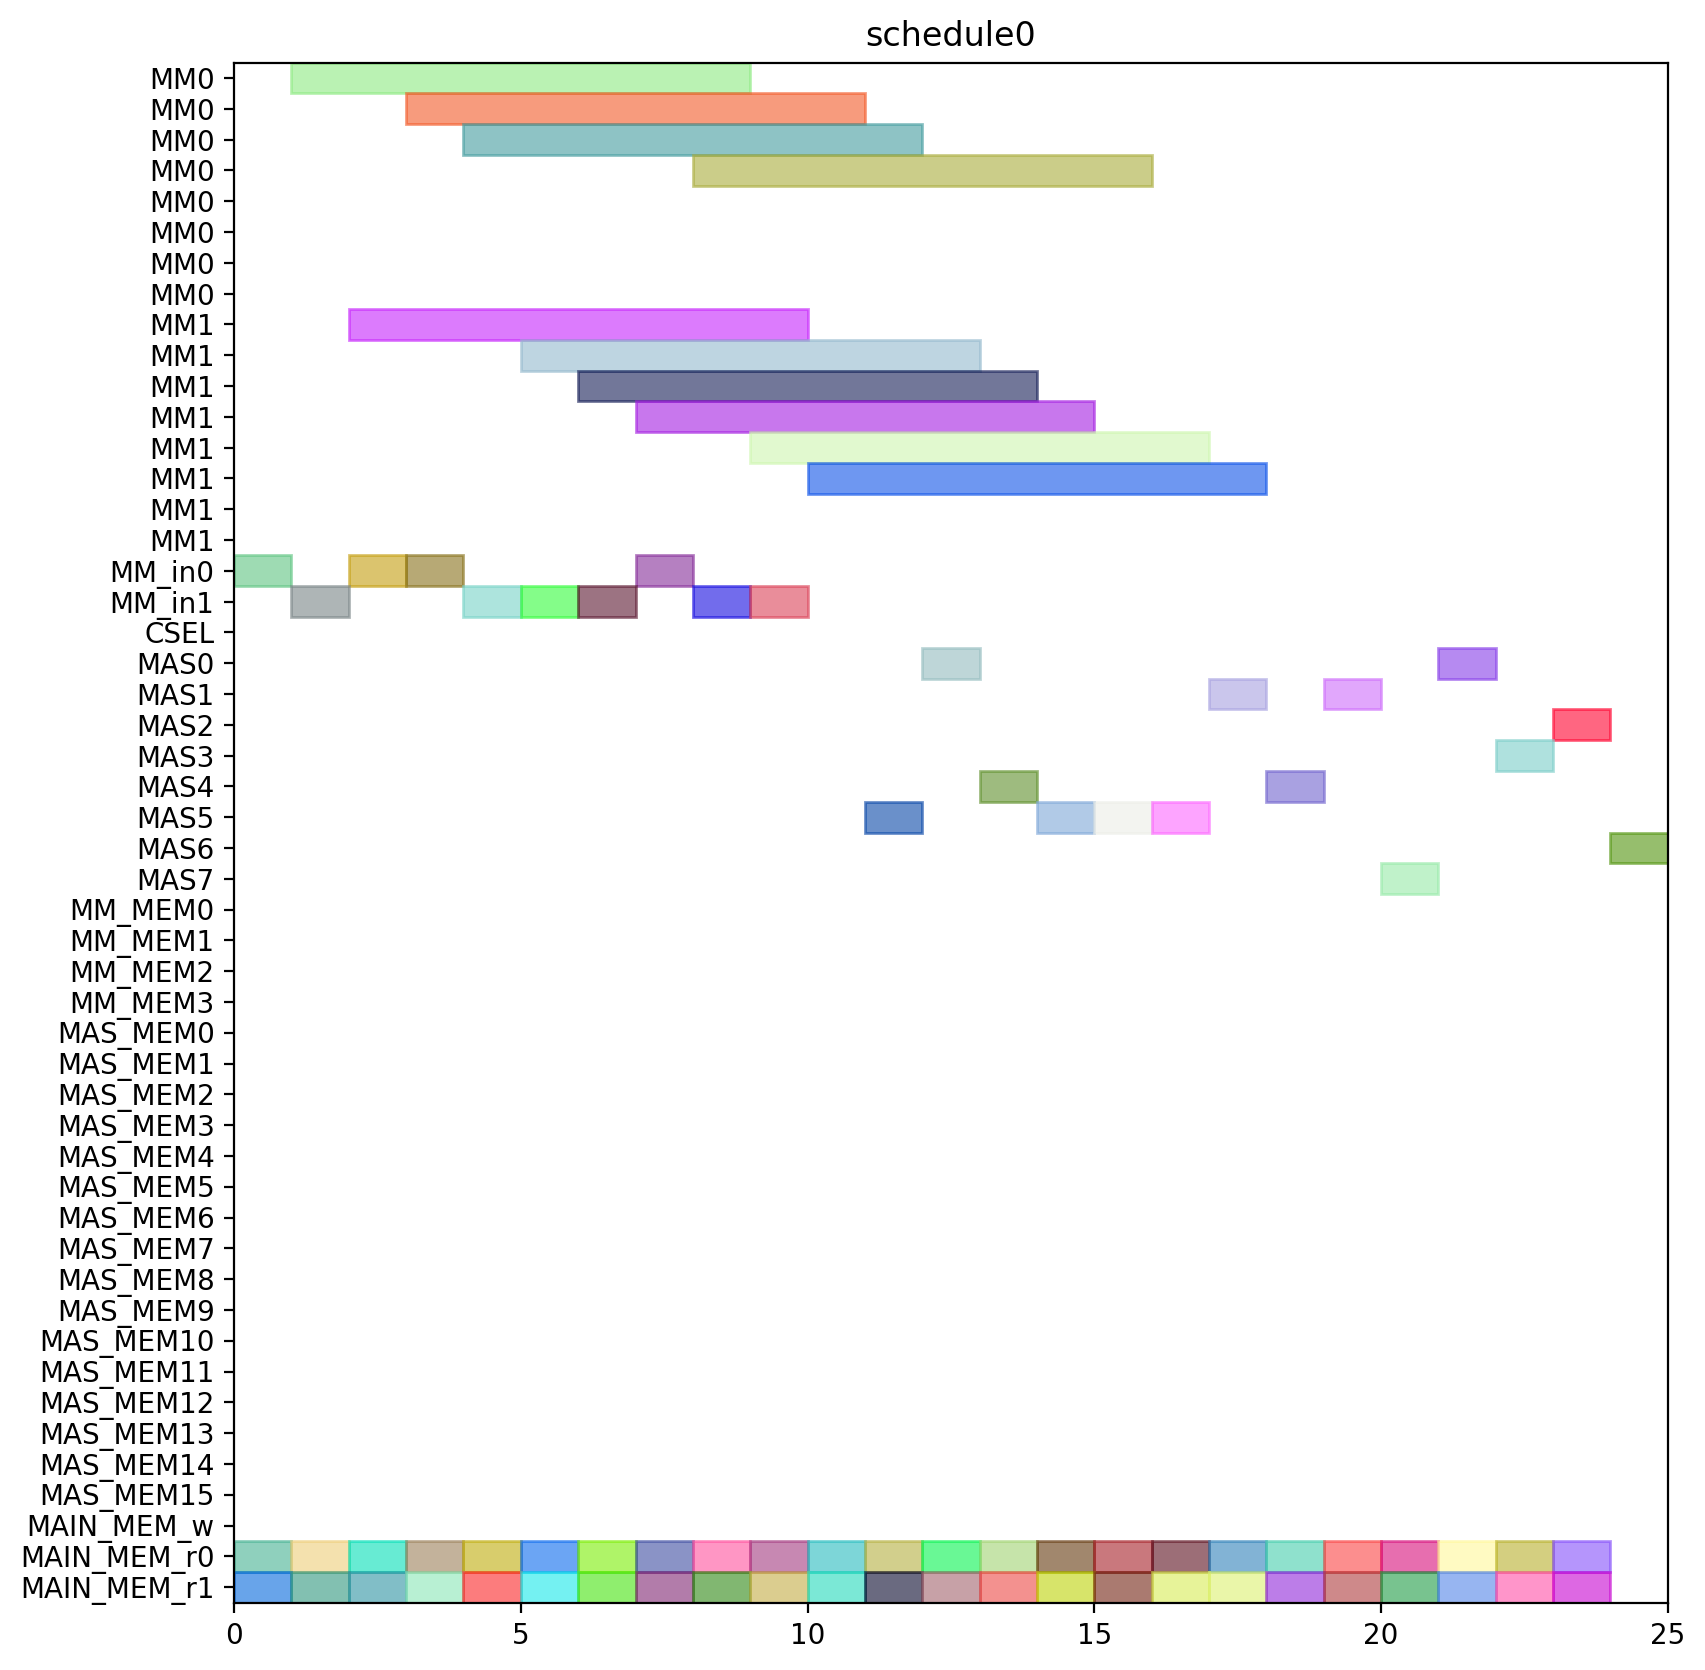

Here is the Python script that generated this plot:
from pyschedule import Scenario, solvers, plotters, alt


def solve():
	horizon = 120
	S = Scenario("schedule0", horizon=horizon)

	# resource
	MM = S.Resources('MM', num=2, size=8)
	MM_in = S.Resources('MM_in', num=2)
	CSEL = S.Resource('CSEL')
	MAS = S.Resources('MAS', num=8, size=1, periods=range(1, horizon))
	MM_MEM = S.Resources('MM_MEM', num=4)
	MAS_MEM = S.Resources('MAS_MEM', num=16)
	MAIN_MEM_w = S.Resource('MAIN_MEM_w', size=1)
	MAIN_MEM_r = S.Resources('MAIN_MEM_r', num=2)

	# result of previous scheduling

	# new tasks
	t0_t0 = S.Task('t0_t0', length=1, delay_cost=1)
	t0_t0 += alt(MAS)
	t0_t0_mem0 = S.Task('t0_t0_mem0', length=1, delay_cost=1)
	t0_t0_mem0 += MAIN_MEM_r[0]
	S += t0_t0_mem0 <= t0_t0

	t0_t0_mem1 = S.Task('t0_t0_mem1', length=1, delay_cost=1)
	t0_t0_mem1 += MAIN_MEM_r[1]
	S += t0_t0_mem1 <= t0_t0

	t0_t1 = S.Task('t0_t1', length=1, delay_cost=1)
	t0_t1 += alt(MAS)
	t0_t1_mem0 = S.Task('t0_t1_mem0', length=1, delay_cost=1)
	t0_t1_mem0 += MAIN_MEM_r[0]
	S += t0_t1_mem0 <= t0_t1

	t0_t1_mem1 = S.Task('t0_t1_mem1', length=1, delay_cost=1)
	t0_t1_mem1 += MAIN_MEM_r[1]
	S += t0_t1_mem1 <= t0_t1

	t0_t3 = S.Task('t0_t3', length=8, delay_cost=1)
	t0_t3 += alt(MM)
	t0_t3_in = S.Task('t0_t3_in', length=1, delay_cost=1)
	t0_t3_in += alt(MM_in)
	S += t0_t3_in*MM_in[0]<=t0_t3*MM[0]
	S += t0_t3_in*MM_in[1]<=t0_t3*MM[1]
	t0_t3_mem0 = S.Task('t0_t3_mem0', length=1, delay_cost=1)
	t0_t3_mem0 += MAIN_MEM_r[0]
	S += t0_t3_mem0 <= t0_t3

	t0_t3_mem1 = S.Task('t0_t3_mem1', length=1, delay_cost=1)
	t0_t3_mem1 += MAIN_MEM_r[1]
	S += t0_t3_mem1 <= t0_t3

	t10 = S.Task('t10', length=1, delay_cost=1)
	t10 += alt(MAS)
	t10_mem0 = S.Task('t10_mem0', length=1, delay_cost=1)
	t10_mem0 += MAIN_MEM_r[0]
	S += t10_mem0 <= t10

	t10_mem1 = S.Task('t10_mem1', length=1, delay_cost=1)
	t10_mem1 += MAIN_MEM_r[1]
	S += t10_mem1 <= t10

	t11 = S.Task('t11', length=1, delay_cost=1)
	t11 += alt(MAS)
	t11_mem0 = S.Task('t11_mem0', length=1, delay_cost=1)
	t11_mem0 += MAIN_MEM_r[0]
	S += t11_mem0 <= t11

	t11_mem1 = S.Task('t11_mem1', length=1, delay_cost=1)
	t11_mem1 += MAIN_MEM_r[1]
	S += t11_mem1 <= t11

	t3_t0 = S.Task('t3_t0', length=8, delay_cost=1)
	t3_t0 += alt(MM)
	t3_t0_in = S.Task('t3_t0_in', length=1, delay_cost=1)
	t3_t0_in += alt(MM_in)
	S += t3_t0_in*MM_in[0]<=t3_t0*MM[0]
	S += t3_t0_in*MM_in[1]<=t3_t0*MM[1]
	t3_t0_mem0 = S.Task('t3_t0_mem0', length=1, delay_cost=1)
	t3_t0_mem0 += MAIN_MEM_r[0]
	S += t3_t0_mem0 <= t3_t0

	t3_t0_mem1 = S.Task('t3_t0_mem1', length=1, delay_cost=1)
	t3_t0_mem1 += MAIN_MEM_r[1]
	S += t3_t0_mem1 <= t3_t0

	t3_t1 = S.Task('t3_t1', length=8, delay_cost=1)
	t3_t1 += alt(MM)
	t3_t1_in = S.Task('t3_t1_in', length=1, delay_cost=1)
	t3_t1_in += alt(MM_in)
	S += t3_t1_in*MM_in[0]<=t3_t1*MM[0]
	S += t3_t1_in*MM_in[1]<=t3_t1*MM[1]
	t3_t1_mem0 = S.Task('t3_t1_mem0', length=1, delay_cost=1)
	t3_t1_mem0 += MAIN_MEM_r[0]
	S += t3_t1_mem0 <= t3_t1

	t3_t1_mem1 = S.Task('t3_t1_mem1', length=1, delay_cost=1)
	t3_t1_mem1 += MAIN_MEM_r[1]
	S += t3_t1_mem1 <= t3_t1

	t3_t2 = S.Task('t3_t2', length=1, delay_cost=1)
	t3_t2 += alt(MAS)
	t3_t2_mem0 = S.Task('t3_t2_mem0', length=1, delay_cost=1)
	t3_t2_mem0 += MAIN_MEM_r[0]
	S += t3_t2_mem0 <= t3_t2

	t3_t2_mem1 = S.Task('t3_t2_mem1', length=1, delay_cost=1)
	t3_t2_mem1 += MAIN_MEM_r[1]
	S += t3_t2_mem1 <= t3_t2

	t3_t3 = S.Task('t3_t3', length=1, delay_cost=1)
	t3_t3 += alt(MAS)
	t3_t3_mem0 = S.Task('t3_t3_mem0', length=1, delay_cost=1)
	t3_t3_mem0 += MAIN_MEM_r[0]
	S += t3_t3_mem0 <= t3_t3

	t3_t3_mem1 = S.Task('t3_t3_mem1', length=1, delay_cost=1)
	t3_t3_mem1 += MAIN_MEM_r[1]
	S += t3_t3_mem1 <= t3_t3

	t4_t0 = S.Task('t4_t0', length=1, delay_cost=1)
	t4_t0 += alt(MAS)
	t4_t0_mem0 = S.Task('t4_t0_mem0', length=1, delay_cost=1)
	t4_t0_mem0 += MAIN_MEM_r[0]
	S += t4_t0_mem0 <= t4_t0

	t4_t0_mem1 = S.Task('t4_t0_mem1', length=1, delay_cost=1)
	t4_t0_mem1 += MAIN_MEM_r[1]
	S += t4_t0_mem1 <= t4_t0

	t4_t1 = S.Task('t4_t1', length=1, delay_cost=1)
	t4_t1 += alt(MAS)
	t4_t1_mem0 = S.Task('t4_t1_mem0', length=1, delay_cost=1)
	t4_t1_mem0 += MAIN_MEM_r[0]
	S += t4_t1_mem0 <= t4_t1

	t4_t1_mem1 = S.Task('t4_t1_mem1', length=1, delay_cost=1)
	t4_t1_mem1 += MAIN_MEM_r[1]
	S += t4_t1_mem1 <= t4_t1

	t4_t3 = S.Task('t4_t3', length=8, delay_cost=1)
	t4_t3 += alt(MM)
	t4_t3_in = S.Task('t4_t3_in', length=1, delay_cost=1)
	t4_t3_in += alt(MM_in)
	S += t4_t3_in*MM_in[0]<=t4_t3*MM[0]
	S += t4_t3_in*MM_in[1]<=t4_t3*MM[1]
	t4_t3_mem0 = S.Task('t4_t3_mem0', length=1, delay_cost=1)
	t4_t3_mem0 += MAIN_MEM_r[0]
	S += t4_t3_mem0 <= t4_t3

	t4_t3_mem1 = S.Task('t4_t3_mem1', length=1, delay_cost=1)
	t4_t3_mem1 += MAIN_MEM_r[1]
	S += t4_t3_mem1 <= t4_t3

	t5_t0 = S.Task('t5_t0', length=8, delay_cost=1)
	t5_t0 += alt(MM)
	t5_t0_in = S.Task('t5_t0_in', length=1, delay_cost=1)
	t5_t0_in += alt(MM_in)
	S += t5_t0_in*MM_in[0]<=t5_t0*MM[0]
	S += t5_t0_in*MM_in[1]<=t5_t0*MM[1]
	t5_t0_mem0 = S.Task('t5_t0_mem0', length=1, delay_cost=1)
	t5_t0_mem0 += MAIN_MEM_r[0]
	S += t5_t0_mem0 <= t5_t0

	t5_t0_mem1 = S.Task('t5_t0_mem1', length=1, delay_cost=1)
	t5_t0_mem1 += MAIN_MEM_r[1]
	S += t5_t0_mem1 <= t5_t0

	t5_t1 = S.Task('t5_t1', length=8, delay_cost=1)
	t5_t1 += alt(MM)
	t5_t1_in = S.Task('t5_t1_in', length=1, delay_cost=1)
	t5_t1_in += alt(MM_in)
	S += t5_t1_in*MM_in[0]<=t5_t1*MM[0]
	S += t5_t1_in*MM_in[1]<=t5_t1*MM[1]
	t5_t1_mem0 = S.Task('t5_t1_mem0', length=1, delay_cost=1)
	t5_t1_mem0 += MAIN_MEM_r[0]
	S += t5_t1_mem0 <= t5_t1

	t5_t1_mem1 = S.Task('t5_t1_mem1', length=1, delay_cost=1)
	t5_t1_mem1 += MAIN_MEM_r[1]
	S += t5_t1_mem1 <= t5_t1

	t5_t2 = S.Task('t5_t2', length=1, delay_cost=1)
	t5_t2 += alt(MAS)
	t5_t2_mem0 = S.Task('t5_t2_mem0', length=1, delay_cost=1)
	t5_t2_mem0 += MAIN_MEM_r[0]
	S += t5_t2_mem0 <= t5_t2

	t5_t2_mem1 = S.Task('t5_t2_mem1', length=1, delay_cost=1)
	t5_t2_mem1 += MAIN_MEM_r[1]
	S += t5_t2_mem1 <= t5_t2

	t5_t3 = S.Task('t5_t3', length=1, delay_cost=1)
	t5_t3 += alt(MAS)
	t5_t3_mem0 = S.Task('t5_t3_mem0', length=1, delay_cost=1)
	t5_t3_mem0 += MAIN_MEM_r[0]
	S += t5_t3_mem0 <= t5_t3

	t5_t3_mem1 = S.Task('t5_t3_mem1', length=1, delay_cost=1)
	t5_t3_mem1 += MAIN_MEM_r[1]
	S += t5_t3_mem1 <= t5_t3

	t6_t0 = S.Task('t6_t0', length=8, delay_cost=1)
	t6_t0 += alt(MM)
	t6_t0_in = S.Task('t6_t0_in', length=1, delay_cost=1)
	t6_t0_in += alt(MM_in)
	S += t6_t0_in*MM_in[0]<=t6_t0*MM[0]
	S += t6_t0_in*MM_in[1]<=t6_t0*MM[1]
	t6_t0_mem0 = S.Task('t6_t0_mem0', length=1, delay_cost=1)
	t6_t0_mem0 += MAIN_MEM_r[0]
	S += t6_t0_mem0 <= t6_t0

	t6_t0_mem1 = S.Task('t6_t0_mem1', length=1, delay_cost=1)
	t6_t0_mem1 += MAIN_MEM_r[1]
	S += t6_t0_mem1 <= t6_t0

	t6_t1 = S.Task('t6_t1', length=8, delay_cost=1)
	t6_t1 += alt(MM)
	t6_t1_in = S.Task('t6_t1_in', length=1, delay_cost=1)
	t6_t1_in += alt(MM_in)
	S += t6_t1_in*MM_in[0]<=t6_t1*MM[0]
	S += t6_t1_in*MM_in[1]<=t6_t1*MM[1]
	t6_t1_mem0 = S.Task('t6_t1_mem0', length=1, delay_cost=1)
	t6_t1_mem0 += MAIN_MEM_r[0]
	S += t6_t1_mem0 <= t6_t1

	t6_t1_mem1 = S.Task('t6_t1_mem1', length=1, delay_cost=1)
	t6_t1_mem1 += MAIN_MEM_r[1]
	S += t6_t1_mem1 <= t6_t1

	t6_t2 = S.Task('t6_t2', length=1, delay_cost=1)
	t6_t2 += alt(MAS)
	t6_t2_mem0 = S.Task('t6_t2_mem0', length=1, delay_cost=1)
	t6_t2_mem0 += MAIN_MEM_r[0]
	S += t6_t2_mem0 <= t6_t2

	t6_t2_mem1 = S.Task('t6_t2_mem1', length=1, delay_cost=1)
	t6_t2_mem1 += MAIN_MEM_r[1]
	S += t6_t2_mem1 <= t6_t2

	t6_t3 = S.Task('t6_t3', length=1, delay_cost=1)
	t6_t3 += alt(MAS)
	t6_t3_mem0 = S.Task('t6_t3_mem0', length=1, delay_cost=1)
	t6_t3_mem0 += MAIN_MEM_r[0]
	S += t6_t3_mem0 <= t6_t3

	t6_t3_mem1 = S.Task('t6_t3_mem1', length=1, delay_cost=1)
	t6_t3_mem1 += MAIN_MEM_r[1]
	S += t6_t3_mem1 <= t6_t3

	t7_t0 = S.Task('t7_t0', length=8, delay_cost=1)
	t7_t0 += alt(MM)
	t7_t0_in = S.Task('t7_t0_in', length=1, delay_cost=1)
	t7_t0_in += alt(MM_in)
	S += t7_t0_in*MM_in[0]<=t7_t0*MM[0]
	S += t7_t0_in*MM_in[1]<=t7_t0*MM[1]
	t7_t0_mem0 = S.Task('t7_t0_mem0', length=1, delay_cost=1)
	t7_t0_mem0 += MAIN_MEM_r[0]
	S += t7_t0_mem0 <= t7_t0

	t7_t0_mem1 = S.Task('t7_t0_mem1', length=1, delay_cost=1)
	t7_t0_mem1 += MAIN_MEM_r[1]
	S += t7_t0_mem1 <= t7_t0

	t7_t1 = S.Task('t7_t1', length=8, delay_cost=1)
	t7_t1 += alt(MM)
	t7_t1_in = S.Task('t7_t1_in', length=1, delay_cost=1)
	t7_t1_in += alt(MM_in)
	S += t7_t1_in*MM_in[0]<=t7_t1*MM[0]
	S += t7_t1_in*MM_in[1]<=t7_t1*MM[1]
	t7_t1_mem0 = S.Task('t7_t1_mem0', length=1, delay_cost=1)
	t7_t1_mem0 += MAIN_MEM_r[0]
	S += t7_t1_mem0 <= t7_t1

	t7_t1_mem1 = S.Task('t7_t1_mem1', length=1, delay_cost=1)
	t7_t1_mem1 += MAIN_MEM_r[1]
	S += t7_t1_mem1 <= t7_t1

	t7_t2 = S.Task('t7_t2', length=1, delay_cost=1)
	t7_t2 += alt(MAS)
	t7_t2_mem0 = S.Task('t7_t2_mem0', length=1, delay_cost=1)
	t7_t2_mem0 += MAIN_MEM_r[0]
	S += t7_t2_mem0 <= t7_t2

	t7_t2_mem1 = S.Task('t7_t2_mem1', length=1, delay_cost=1)
	t7_t2_mem1 += MAIN_MEM_r[1]
	S += t7_t2_mem1 <= t7_t2

	t7_t3 = S.Task('t7_t3', length=1, delay_cost=1)
	t7_t3 += alt(MAS)
	t7_t3_mem0 = S.Task('t7_t3_mem0', length=1, delay_cost=1)
	t7_t3_mem0 += MAIN_MEM_r[0]
	S += t7_t3_mem0 <= t7_t3

	t7_t3_mem1 = S.Task('t7_t3_mem1', length=1, delay_cost=1)
	t7_t3_mem1 += MAIN_MEM_r[1]
	S += t7_t3_mem1 <= t7_t3

	solvers.mip.solve(S,msg=1,kind='CPLEX',ratio_gap=1.01)

	solution = [['hoge']*len(S.solution()[1]) for i in range(len(S.solution()))]
	for i in range(len(S.solution())):
		for j in range(len(S.solution()[i])):
			solution[i][j]=str(S.solution()[i][j])
	print(solution)

	cycles = int(solution[-1][3])

	pic_file_name = "/home/mfukuda/ABE/multiRAM_multiMAS_16mux/scheduling_result/stage8MM2_stage1MAS8/SQR012345/schedule0.png"
	if(S.solution() != []):
		plotters.matplotlib.plot(S,img_filename=pic_file_name, show_task_labels=False, fig_size=(cycles*0.25+3, 10))

	return solution
